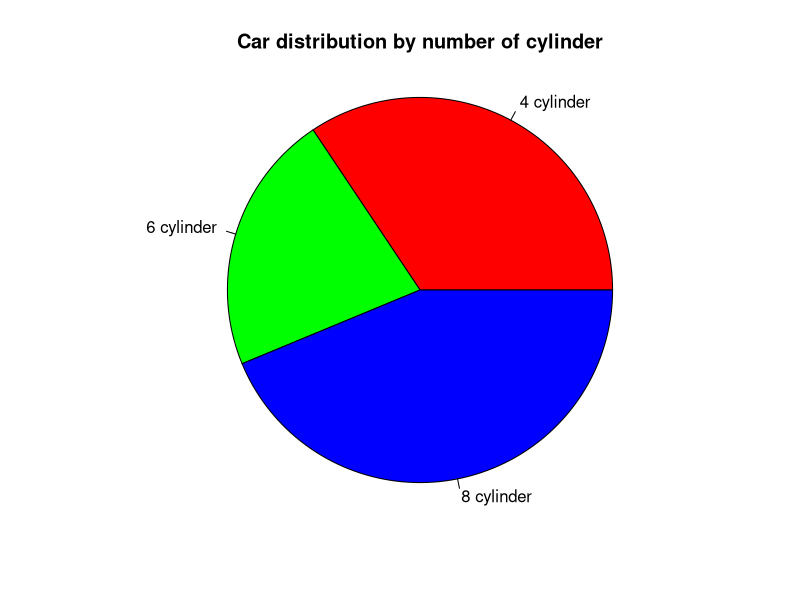
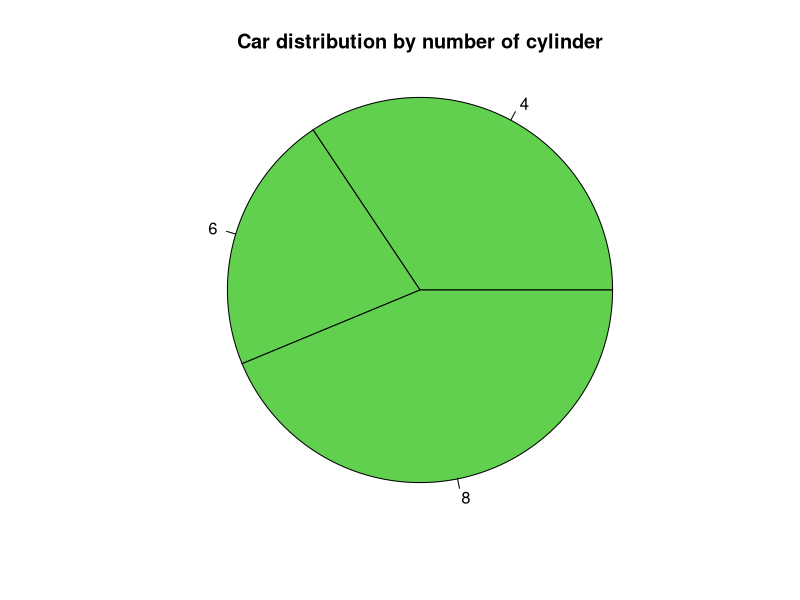
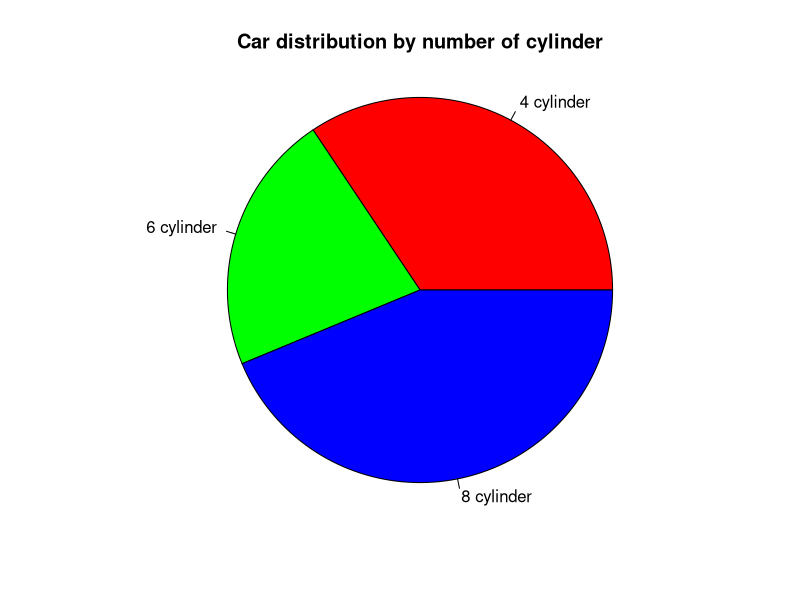
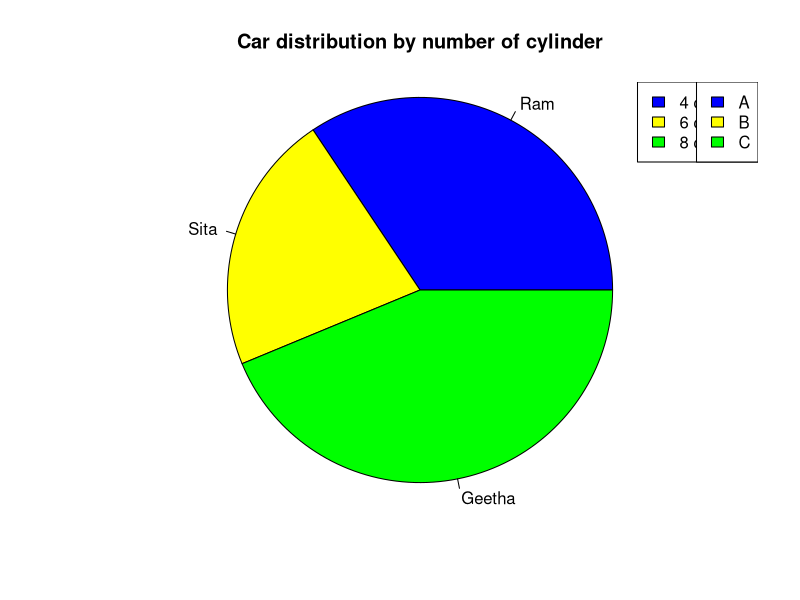
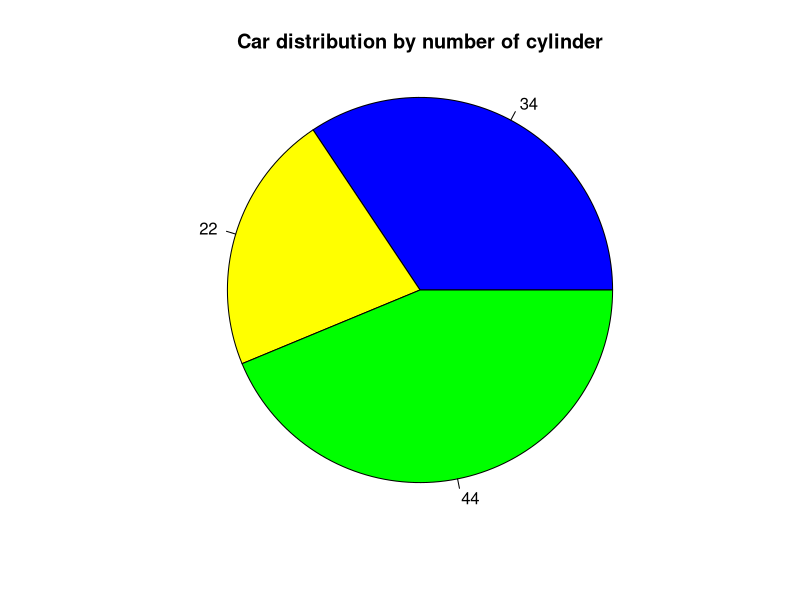

R code for these plots, in order:
mtcars
summary(mtcars)
head(mtcars)
is.na(mtcars)
sum(is.na(mtcars))
mean(mtcars$mpg)
median(mtcars$mpg)
a<-table(mtcars$cyl)
a

#Pie Chart
labels<-c("4 cylinder","6 cylinder","8 cylinder")
pie(a,labels,main="Car distribution by number of cylinder",radius=1,col=rainbow(length(a)))


pie(a,,main="Car distribution by number of cylinder",radius=1,col=length(a))


pie(a,labels,main="Car distribution by number of cylinder",radius=1,col=rainbow(3))
#Use either length(a-variable) or rainbow(3-number) not vice-versa


pie(a,c("Ram","Sita","Geetha"),main="Car distribution by number of cylinder",radius=1,col=c("blue","yellow","green"))
legend("topright",labels,fill=c("blue","yellow","green"))


legend("topright",c("A","B","C"),fill=c("blue","yellow","green"))


a/sum(a)
100*a/sum(a)
round(100*a/sum(a))


pie(a,round(100*a/sum(a)),main="Car distribution by number of cylinder",radius=1,col=c("blue","yellow","green"))

